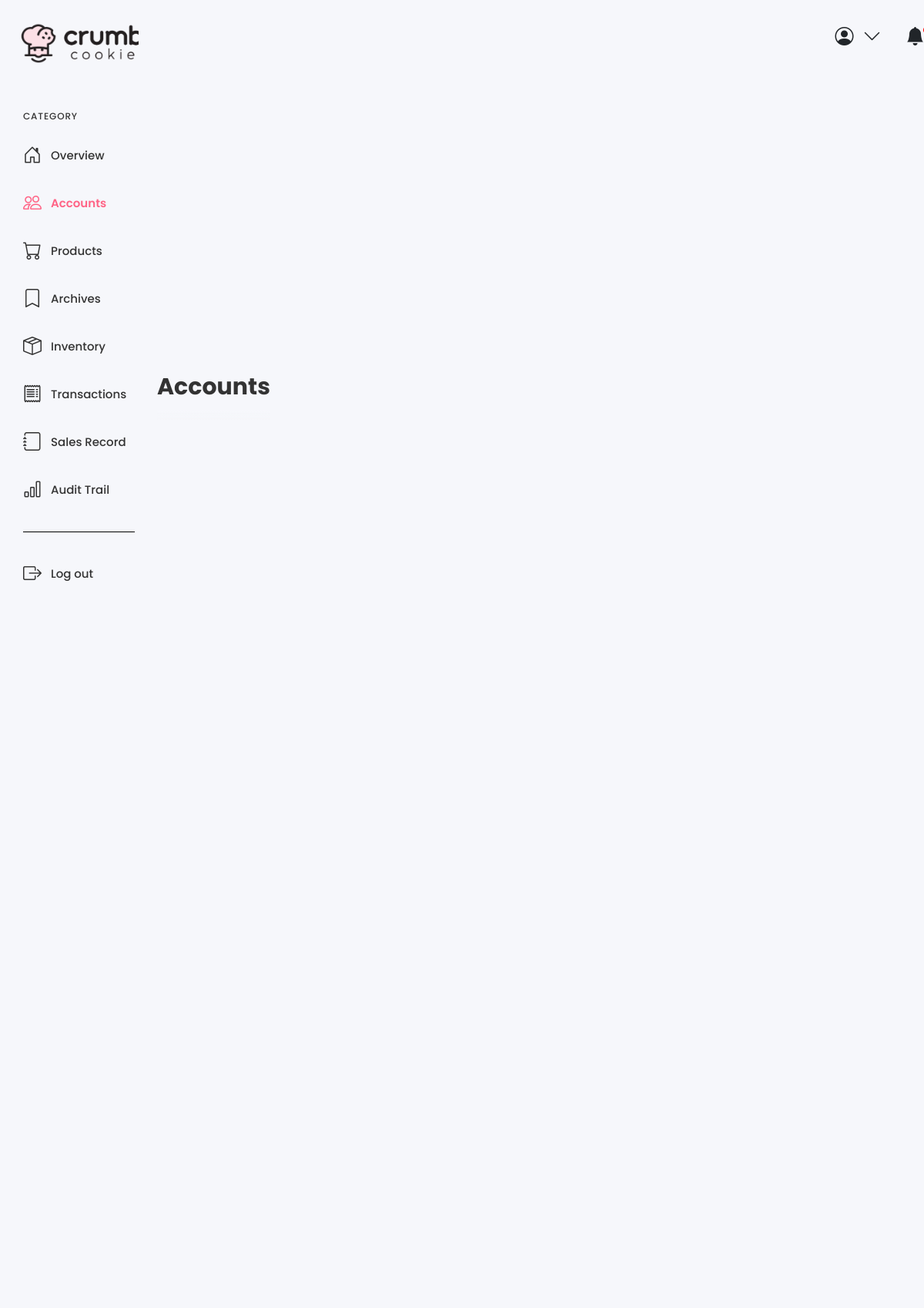
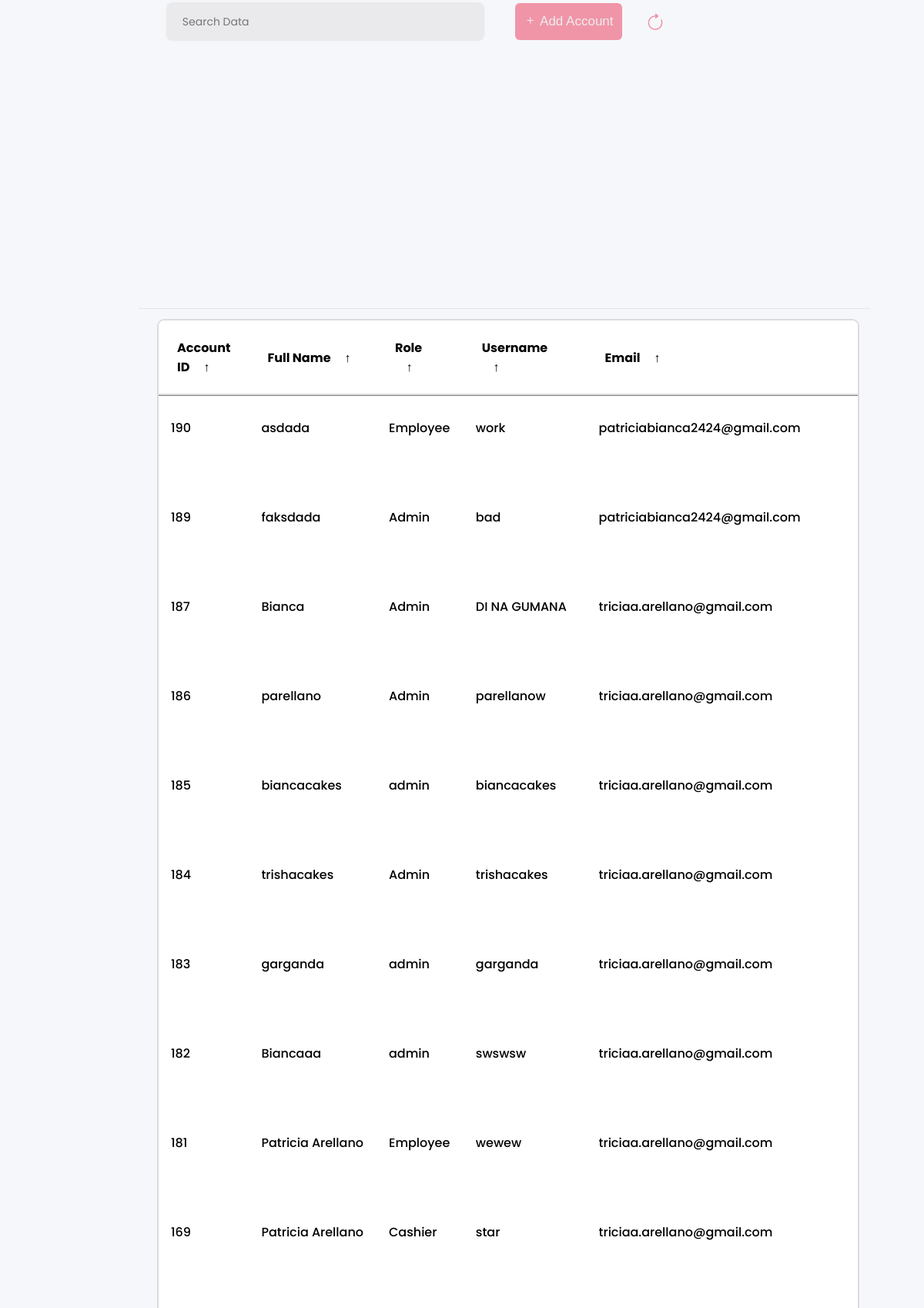
The page /accounts.php (upper part) on the database its author committed (2 pictures, top to bottom).
### tables this page shows
CREATE TABLE `user_table` (
  `user_id` int(11) NOT NULL AUTO_INCREMENT,
  `full_name` varchar(70) DEFAULT NULL,
  `role` varchar(45) DEFAULT NULL,
  `username` varchar(45) DEFAULT NULL,
  `password` varchar(45) DEFAULT NULL,
  `email` varchar(45) DEFAULT NULL,
  `otp` int(11) DEFAULT NULL,
  `status` enum('Active','Inactive') DEFAULT 'Inactive',
  PRIMARY KEY (`user_id`)
);

### accounts.php (the view, shortened to what this page needs)
<!doctype html>
<html lang="en">
  <head>
    <link rel="stylesheet" href="style.css">
    <link href="https://cdn.jsdelivr.net/npm/bootstrap@5.3.3/dist/css/bootstrap.min.css" rel="stylesheet">
    <link href="https://cdn.jsdelivr.net/npm/bootstrap-icons@1.8.0/font/bootstrap-icons.css" rel="stylesheet">
</head>
  <body>
  <div class="sidebar">
  <a class="logo" href="dashboard.php">
    <img src="images/logopic.png" alt="Logo">
  </a>
  <div class="side-wrapper">
   <div class="side-title">CATEGORY</div>
   <div class="side-menu">
    <a class="sidebar-link" href="dashboard.php">
     <i class="bi bi-house-door icon"></i>
     Overview
    </a>
    <a class="sidebar-link is-active" href="accounts.php">
     <i class="bi bi-people"></i>
     Accounts
    </a>
    <a class="sidebar-link" href="products.php">
     <i class="bi bi-cart icon"></i>
     Products
    </a>
    <a class="sidebar-link" href="archives.php">
     <i class="bi bi-bookmark"></i>
     Archives
    </a>
    <a class="sidebar-link" href="inventory.php">
     <i class="bi bi-box-seam icon"></i>
     Inventory
    </a>
	<a class="sidebar-link" href="transactions.php">
     <i class="bi bi-receipt"></i>
     Transactions
    </a>
    <a class="sidebar-link" href="salesrecord.php">
     <i class="bi bi-journal icon"></i>
     Sales Record
    </a>
    <a class="sidebar-link" href="audittrail.php">
     <i class="bi bi-bar-chart icon"></i>
     Audit Trail
    </a>
   </div>
  </div>
  <div class="side-wrapper">
   <div class="side-menu">
    <a class="sidebar-link" href="logout.php">
     <i class="bi bi-box-arrow-right icon"></i>
     Log out
    </a>
   </div>
  </div>
 </div>
 <div class="wrapper-table">
  <div class="header">
   <div class="user-settings-container">
      <div class="user-settings">
        <i class="bi bi-person-circle"></i>
        <i class="bi bi-chevron-down"></i>
      </div>
      <div class="user-settings">
        <div class="notify">
          <i class="bi bi-bell-fill"></i>
        </div>
      </div>
    </div>
  </div>
  <div class="main-container">
   <div class="main-header anim" style="--delay: 0s">Accounts</div>
</div>
<?php
include "dbconnect.php";
      ?>
      <?php
  $selectsql = "SELECT * FROM user_table WHERE status = 'active' ORDER BY user_id DESC";
  $result = $conn->query($selectsql);
  if ($result->num_rows > 0) {
      echo "<main class='table anim' style='--delay: .4s' id='user_table'>";
      echo "<section class='table__header anim' style='--delay: .2s'>";
      echo "<div class='input-group'>";
      echo "<input type='search' name='search' class='search-input' placeholder='Search Data'>";
      echo "</div>";
      echo "<button type='button' class='btn btn-pink bi bi-plus' data-bs-toggle='modal' data-bs-target='#pinkModal'> Add Account</button>";
      echo "<button id='refreshButton' class='btn-refresh'><i class='bi bi-arrow-clockwise'></i></button>";
      echo "</section>";
      echo "<section class='table__body'>";
      echo "<table>";
      echo "<thead>";
      echo "<tr>";
      echo "<th>Account ID <span class='icon-arrow'>&UpArrow;</span></th>";
      echo "<th>Full Name <span class='icon-arrow'>&UpArrow;</span></th>";
      echo "<th>Role <span class='icon-arrow'>&UpArrow;</span></th>";
      echo "<th>Username <span class='icon-arrow'>&UpArrow;</span></th>";
      echo "<th>Email <span class='icon-arrow'>&UpArrow;</span></th>";
      echo "</tr>";
      echo "</thead>";
      echo "<tbody>";
      foreach ($result as $fielddata) {
          echo "<tr>";
          echo "<td>" . $fielddata['user_id'] . "</td>";
          echo "<td>" . $fielddata['full_name'] . "</td>";
          echo "<td>" . $fielddata['role'] . "</td>";
          echo "<td>" . $fielddata['username'] . "</td>";
          echo "<td>" . $fielddata['email'] . "</td>";
          echo "</tr>";
          echo "<tr>";
          echo "<td colspan='7' class='border-0'>";
          echo "</td>";
          echo "</tr>";
      }
      echo "</tbody>";
      echo "</table>";
      echo "</section>";
      echo "</main>";
  } else {
      echo "No records found";
  }
?>
</body>
</html>

### style.css (style rules this page uses)
* { margin: 0; padding: 0; box-sizing: border-box; font-family: "Poppins", sans-serif; }
:root { --tran-03: all 0.2s ease; --tran-03: all 0.3s ease; --tran-04: all 0.3s ease; --tran-05: all 0.3s ease; --body-font: "Poppins", sans-serif; --theme-bg: #f6f7fb; --body-color: #333; --button-bg: #fdfbff; --border-color: #000; --delay: 0s; }
html { -webkit-font-smoothing: antialiased; }
.sidebar { width: 15%; height: 100%; padding: 30px; display: flex; flex-direction: column; flex-shrink: 0; transition-duration: 0.2s; overflow-y: auto; overflow-x: hidden; }
.sidebar .logo img { width: 200px; height: 100px; margin-top: -1.5rem; margin-left: -1rem; flex-shrink: 0; color: #333; align-items: left; justify-content: left; object-fit: cover; }
.sidebar-link:hover, .sidebar-link.is-active { color: #ff6486; font-weight: 600; }
.side-menu { display: flex; flex-direction: column; }
.side-menu a { display: flex; align-items: center; text-decoration: none; color: var(--body-color); }
.side-menu a + a { margin-top: 26px; }
.bi { font-size: 1.5rem; margin-right: 0.75rem; }
.side-title { font-size: 12px; letter-spacing: 0.07em; margin-bottom: 24px; color: #333; }
.side-wrapper { border-bottom: 1px solid var(--border-color); padding: 36px 0; width: 145px; }
.side-wrapper + .side-wrapper { border-bottom: none; }
.user-settings-container { display: flex; position: relative; left: 60%; }
.user-settings { position: relative; display: flex; align-items: center; margin-left: 20px; cursor: pointer; }
.notify { position: relative; display: flex; align-items: center; }
.main-container { display: flex; flex-direction: column; padding: 0 30px 30px; flex-grow: 1; overflow: auto; }
.anim { animation: bottom 0.8s var(--delay) both; }
.main-header { font-size: 30px; color: #333; font-weight: 700; margin-top: 30px; padding-bottom: 20px; position: sticky; top: 0; left: 0; background: linear-gradient( to bottom, #f6f7fb 0%, #f6f7fb 78%, rgb(31 29 43 / 0%) 100% ); z-index: 11; }
.wrapper-table { display: flex; flex-direction: column; flex-grow: 1; }
* { margin: 0; padding: 0; box-sizing: border-box; }
main.table { width: calc(100vw - 200px); max-width: 100%; width: 80vw; height: 85vh; margin-top: 30px; font-size: 16px; overflow: hidden; }
.table__header { position: relative; width: 100%; height: 10%; padding: 0.8rem 1rem; display: flex; justify-content: space-between; align-items: center; background-color: #fff; border-bottom: 1px solid #e4e4e4; }
.table__header .input-group { width: 35%; height: 100%; max-height: 50px; background-color: #fefffe; padding: 0 0.8rem; border: 2px solid gainsboro; border-radius: 1rem; margin-top: 20px; margin-left: 1.5rem; display: flex; justify-content: center; align-items: center; transition: width 0.3s ease, box-shadow 0.3s ease; }
.table__header .input-group input { width: 100%; padding: 0 0.5rem 0 0.3rem; background-color: transparent; border: none; outline: none; }
.table__body { width: 95%; max-height: calc(89% - 1.6rem); background-color: #ffffff; border: 1px solid #e4e4e4; margin: 0.8rem auto; border-radius: 8px; overflow: auto; }
table { width: 100%; border-collapse: collapse; }
thead th { padding: 1rem; position: sticky; top: 0; background-color: #f8f9fa; cursor: pointer; text-transform: capitalize; color: #343a40; z-index: 2; transition: background-color 0.3s ease, color 0.3s ease; }
thead th span.icon-arrow { display: inline-block; width: 1rem; height: 1rem; margin-left: 0.5rem; transition: transform 0.2s ease-in-out; }
tbody tr:nth-child(even) { background-color: #f8f9fa; }
tbody tr td { padding: 1rem; transition: background-color 0.2s ease; }
thead th span.icon-arrow { display: inline-block; width: 1.3rem; height: 1.3rem; border-radius: 50%; border: 1.4px solid transparent; text-align: center; font-size: 1rem; margin-left: 0.5rem; transition: border 0.2s ease-in-out; }

### rows shown on the page
user_table: user_id "190", full_name "asdada", role "Employee", username "work", email "patriciabianca2424@gmail.com"
user_table: user_id "189", full_name "faksdada", role "Admin", username "bad", email "patriciabianca2424@gmail.com"
user_table: user_id "187", full_name "Bianca", role "Admin", username "DI NA GUMANA", email "triciaa.arellano@gmail.com"
user_table: user_id "186", full_name "parellano", role "Admin", username "parellanow", email "triciaa.arellano@gmail.com"
user_table: user_id "185", full_name "biancacakes", role "admin", username "biancacakes", email "triciaa.arellano@gmail.com"
user_table: user_id "184", full_name "trishacakes", role "Admin", username "trishacakes", email "triciaa.arellano@gmail.com"
user_table: user_id "183", full_name "garganda", role "admin", username "garganda", email "triciaa.arellano@gmail.com"
user_table: user_id "182", full_name "Biancaaa", role "admin", username "swswsw", email "triciaa.arellano@gmail.com"
user_table: user_id "181", full_name "Patricia Arellano", role "Employee", username "wewew", email "triciaa.arellano@gmail.com"
user_table: user_id "169", full_name "Patricia Arellano", role "Cashier", username "star", email "triciaa.arellano@gmail.com"
